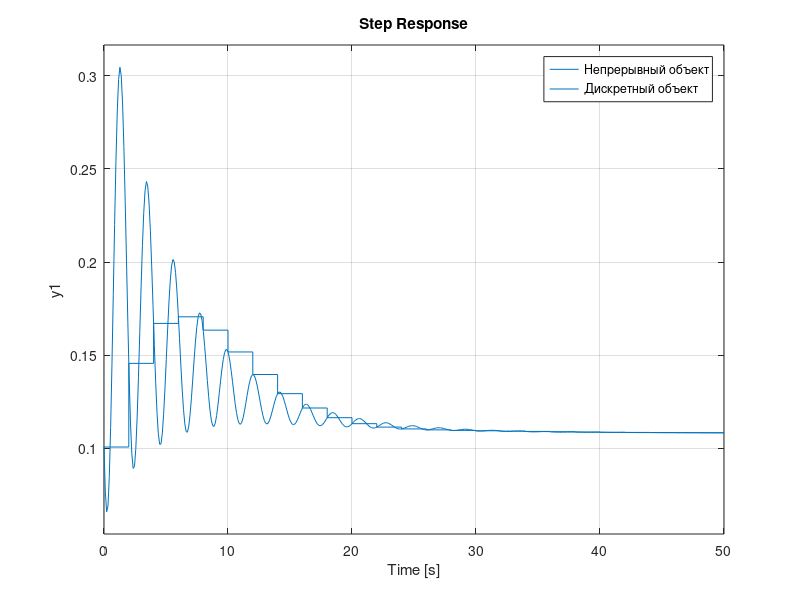
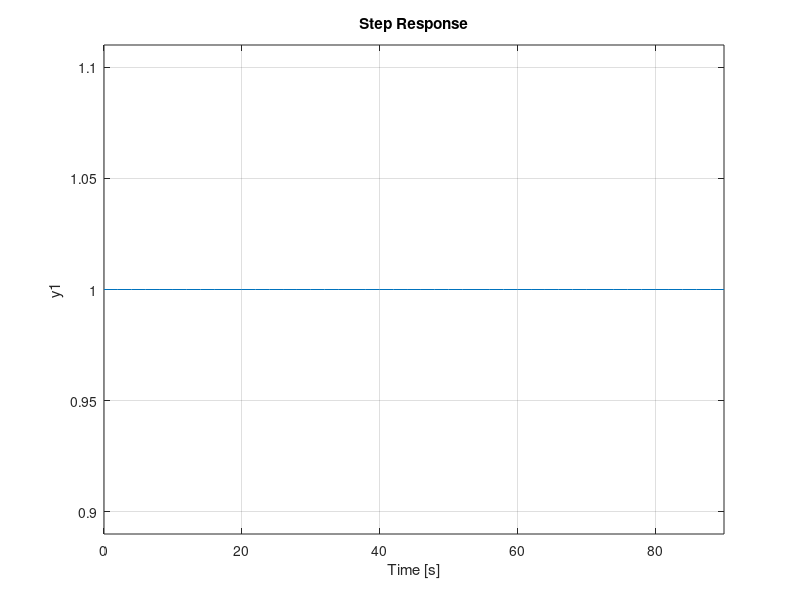

Write MATLAB code to recreate these figures, in order. (Note: this script raises an error after producing the figures.)
close all, clear variables, clc
Gp = tf([0.1006 -0.2299 1.758 0.1326],[1 0.5415 8.667 1.226])
Gpd = c2d(Gp,2)
Gst = 1/Gpd % регулятор для разомкнутой системы

figure(1)
step(Gp)
hold on
step(Gpd)
grid on
legend("Непрерывный объект", "Дискретный объект");

figure(2)
Gout = Gpd*Gst;
step(Gout)
grid on
% ylim([0 2])
% xlim([0 2.5])

z = tf('z');
Gw = 1/z;
GR = 1/Gpd * Gw / (1-Gw) % регулятор для замкнутой системы
Gww = GR*Gpd/(1+GR*Gpd)
Gop = Gst*Gpd

figure(3)
Gn=1/(1+Gpd*GR);
step(Gn)
grid on

% linearSystemAnalyzer(Gn)
ltiview({'step', 'pzmap', 'bode', 'nyquist'}, Gout)
ltiview({'step', 'pzmap', 'bode', 'nyquist'}, Gww)
